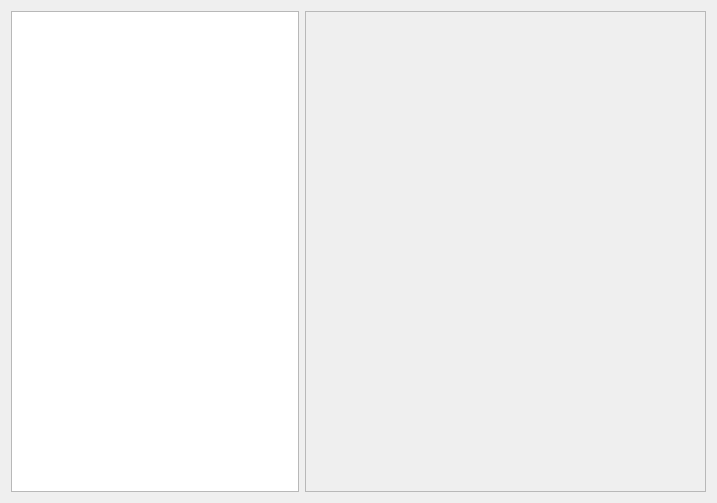
<?xml version="1.0" encoding="UTF-8"?>
<ui version="4.0">
 <class>LayoutMgr</class>
 <widget class="QWidget" name="LayoutMgr">
  <property name="geometry">
   <rect>
    <x>0</x>
    <y>0</y>
    <width>717</width>
    <height>503</height>
   </rect>
  </property>
  <property name="windowTitle">
   <string>Form</string>
  </property>
  <layout class="QGridLayout" name="gridLayout">
   <item row="0" column="1">
    <widget class="QScrollArea" name="scrollArea">
     <property name="widgetResizable">
      <bool>true</bool>
     </property>
     <widget class="QWidget" name="scrollAreaWidgetContents">
      <property name="geometry">
       <rect>
        <x>0</x>
        <y>0</y>
        <width>403</width>
        <height>483</height>
       </rect>
      </property>
      <layout class="QGridLayout" name="gridLayout_2">
       <item row="0" column="0">
        <layout class="QHBoxLayout" name="horizontalLayout"/>
       </item>
      </layout>
     </widget>
    </widget>
   </item>
   <item row="0" column="0">
    <widget class="QTreeView" name="treeView">
     <property name="minimumSize">
      <size>
       <width>288</width>
       <height>0</height>
      </size>
     </property>
     <property name="maximumSize">
      <size>
       <width>288</width>
       <height>16777215</height>
      </size>
     </property>
    </widget>
   </item>
  </layout>
 </widget>
 <resources/>
 <connections/>
</ui>
